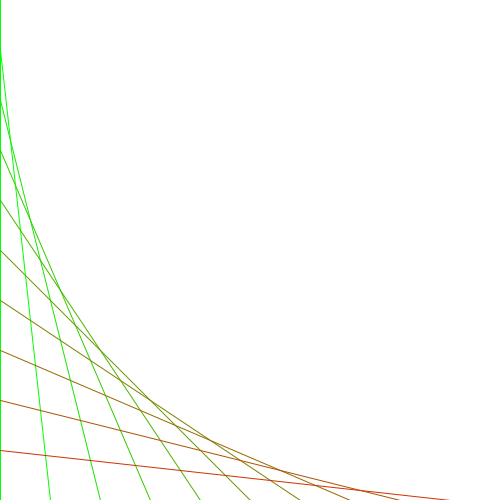
Frame 1 (no input)
Frame 60 (the mouse pressed at the canvas centre just before this capture): identical to frame 1, image omitted
Frame 120 (the mouse held since frame 60 and released just before this capture): identical to frame 1, image omitted

The Processing sketch that drew this single still picture (run headless with seeded random() and noise(); from frame 60 on, the mouse is pressed at the canvas centre):

// Processing sketch: drawingparabolawithlines3
// ── drawingparabolawithlines3.pde

Parab par, par2;
void setup()
{
  size(500, 500);
  PVector pp1, pp2, pp3, pp4;
  pp1 = new PVector(0, 0);
  pp2= new PVector(0, height);
  pp3 = new PVector(0, height);
  pp4 = new PVector(width, height);

  par = new Parab(pp1, pp2, pp3, pp4);
  
  par2 = new Parab(pp1, pp2, pp3, pp4);
  
}


void draw()
{
  background(255);

  par.run();
  
  
}



class Parab
{

  int num=10;
  PVector p1, p2, p3, p4;
  
  Parab(PVector p1, PVector p2, PVector p3, PVector p4)
  {
    this.p1=new PVector(p1.x, p1.y);
    this.p2=new PVector(p2.x, p2.y);
    this.p3=new PVector(p3.x, p3.y);
    this.p4=new PVector(p4.x, p4.y);
    
     
  }


  void render()
  {
    stroke (0, 255, 0);
    line(p1.x, p1.y, p2.x, p2.y); 

    stroke (255, 0, 0);
    line(p3.x, p3.y, p4.x, p4.y);

    PVector temp1= new PVector(p1.x, p1.y);
    PVector temp2= new PVector(p3.x, p3.y);
    PVector dir1 = PVector.sub(p2, p1);
    PVector dir2 = PVector.sub(p4, p3);

    float space1 = dir1.mag()/ (float) num;
    float space2 = dir2.mag()/ (float) num;

    dir1.normalize();
    dir2.normalize();

    for (int i = 0; i< num; i++)
    {


      temp1 = PVector.add(temp1, PVector.mult(dir1, space1));
      temp2 = PVector.add(temp2, PVector.mult(dir2, space2));

      int ff = (int) map (i, 0, num, 0, 255);
      stroke(ff, 255-ff, 0);

      line(temp1.x, temp1.y, temp2.x, temp2.y);
    }
  }

  void run()
  {

    render();
  }
}
